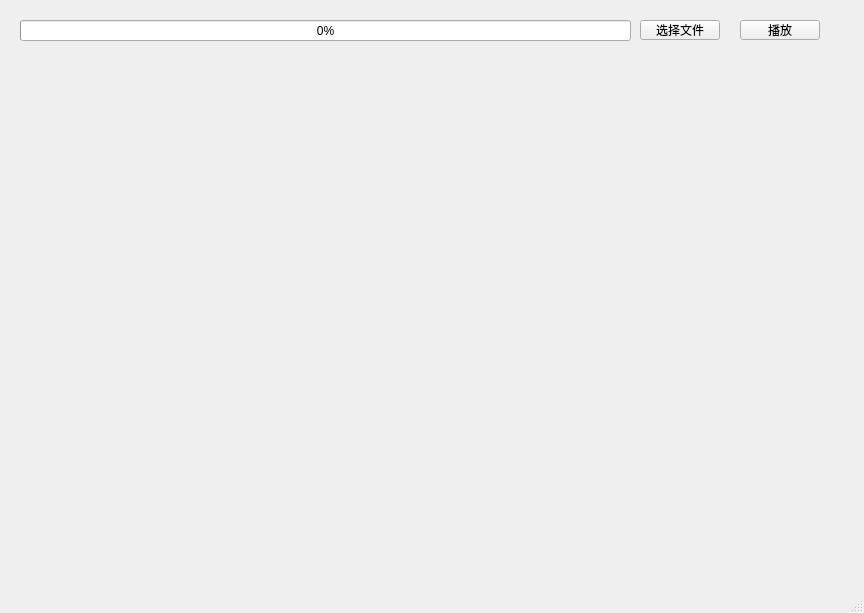
<?xml version="1.0" encoding="UTF-8"?>
<ui version="4.0">
 <class>MainWindow</class>
 <widget class="QMainWindow" name="MainWindow">
  <property name="geometry">
   <rect>
    <x>0</x>
    <y>0</y>
    <width>864</width>
    <height>613</height>
   </rect>
  </property>
  <property name="windowTitle">
   <string>MainWindow</string>
  </property>
  <widget class="QWidget" name="centralwidget">
   <widget class="QProgressBar" name="progressBar">
    <property name="geometry">
     <rect>
      <x>20</x>
      <y>20</y>
      <width>611</width>
      <height>21</height>
     </rect>
    </property>
    <property name="styleSheet">
     <string notr="true">QSlider::groove:horizontal {
    border: 1px solid #999999;
    height: 10px;
    background: qlineargradient(x1:0, y1:0, x2:1, y2:0,
        stop:0 #B1B1B1, stop:1 #c4c4c4);
    margin: 2px 0;
}

QSlider::handle:horizontal {
    background: qlineargradient(x1:0, y1:0, x2:1, y2:1,
        stop:0 #616161, stop:1 #393939);
    border: 1px solid #5c5c5c;
    width: 18px;
    margin: -2px 0;
    border-radius: 3px;
}</string>
    </property>
    <property name="value">
     <number>0</number>
    </property>
   </widget>
   <widget class="QPushButton" name="chooseFileBtn">
    <property name="geometry">
     <rect>
      <x>640</x>
      <y>20</y>
      <width>80</width>
      <height>20</height>
     </rect>
    </property>
    <property name="text">
     <string>选择文件</string>
    </property>
   </widget>
   <widget class="QPushButton" name="playBtn">
    <property name="geometry">
     <rect>
      <x>740</x>
      <y>20</y>
      <width>80</width>
      <height>20</height>
     </rect>
    </property>
    <property name="text">
     <string>播放</string>
    </property>
   </widget>
   <widget class="QCustomPlot" name="timeDomainPlot" native="true">
    <property name="geometry">
     <rect>
      <x>20</x>
      <y>60</y>
      <width>800</width>
      <height>200</height>
     </rect>
    </property>
   </widget>
   <widget class="QCustomPlot" name="freqDomainPlot" native="true">
    <property name="geometry">
     <rect>
      <x>20</x>
      <y>280</y>
      <width>800</width>
      <height>200</height>
     </rect>
    </property>
   </widget>
  </widget>
  <widget class="QMenuBar" name="menubar">
   <property name="geometry">
    <rect>
     <x>0</x>
     <y>0</y>
     <width>864</width>
     <height>22</height>
    </rect>
   </property>
  </widget>
  <widget class="QStatusBar" name="statusbar"/>
 </widget>
 <customwidgets>
  <customwidget>
   <class>QCustomPlot</class>
   <extends>QWidget</extends>
   <header location="global">qcustomplot.h</header>
   <container>1</container>
  </customwidget>
 </customwidgets>
 <resources/>
 <connections/>
</ui>
